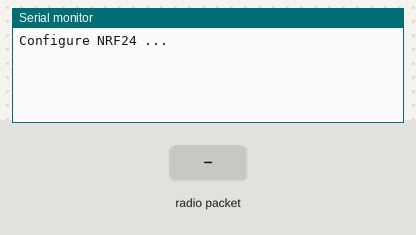
Bench run of a sketch on a simulated Arduino Uno, built with avr-gcc and run on an emulated ATmega328P. Parts: the last lines printed to the serial monitor. The test bench sets the inputs (shaded band). No radio packets arrive unless stated.

Above: at 1.2 s.
1.3 s: radio packet "1" arrives
At 2.1 s:
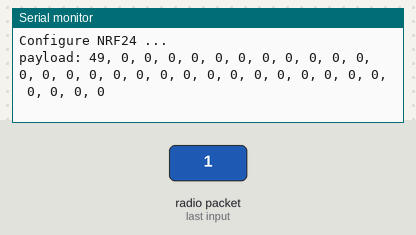
2.8 s: radio packet "0" arrives
At 3.3 s:
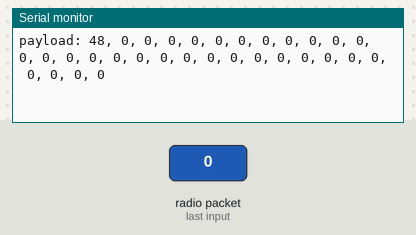
4.3 s: radio packet "2" arrives
At 5.6 s:
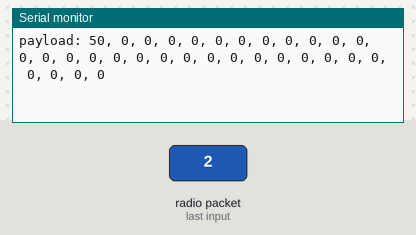

Measured:
- after the input at 1.3 s, the serial monitor: prints a new line at once (image 1)
- after the input at 2.8 s, the serial monitor: prints a new line at once (image 2)
- after the input at 4.3 s, the serial monitor: prints a new line at once (image 3)

The sketch:

rf24_receiver_with_uart.ino
```cpp
#include <JeeLib.h>
#include <printf.h>
#include <RF24.h>
#include<SoftwareSerial.h>

#define DEBUG_ENABLED 1

#define rxPin 7
#define txPin 8
SoftwareSerial SerialSoft(rxPin, txPin);

// Cretate NRF24L01 radio.
#define DATA_LEN  32
RF24 radio(14, 10);// CE pin, CSN pin
byte rf24_tx[6] = "RpiMe";    // Address used when transmitting data.
byte payload[DATA_LEN];             // Payload bytes. Used both for transmitting and receiving

byte syncChar = 0b10101010;

void setup() {

  #ifdef DEBUG_ENABLED
    Serial.begin(115200);
    printf_begin();
  #endif

  pinMode(rxPin, INPUT);
  pinMode(txPin, OUTPUT);
  SerialSoft.begin(9600);

  // Configure the NRF24 tranceiver.
  Serial.println("Configure NRF24 ...");
  radio.begin();
  radio.enableDynamicPayloads();
  radio.setAutoAck(true);
  radio.setPALevel(RF24_PA_MAX);
  radio.setRetries(5, 15);//Delay bewteen retries, 1..15.  Multiples of 250µs. Number of retries, 1..15.
  radio.setDataRate(RF24_250KBPS);// RF24_2MBPS, RF24_1MBPS, RF24_250KBPS
  radio.setChannel(100);// 0 ... 125
  radio.setCRCLength(RF24_CRC_16);// RF24_CRC_DISABLED, RF24_CRC_8, RF24_CRC_16 for 16-bit
  radio.setPayloadSize(32);// Max. 32 bytes.
  radio.openReadingPipe(0, rf24_tx);
  radio.startListening();

  #ifdef DEBUG_ENABLED
    // Show debug information for NRF24 tranceiver.
    radio.printDetails();
  #endif
}

void loop() {
  if (radio.available()) {
    radio.read(&payload, DATA_LEN);    //Reading the data
    int sum = DATA_LEN + 2;
    for(int i = 0; i < DATA_LEN; i++){
      sum += payload[i];
    }
    byte checkSum = sum & 0xFF;
    for(int i = 0; i < 4; i++){
      SerialSoft.write(syncChar);
    }
    SerialSoft.write(DATA_LEN + 2);
    SerialSoft.write(checkSum);
    SerialSoft.write(payload, DATA_LEN);

    #ifdef DEBUG_ENABLED
      Serial.print("payload: ");
      for(int i = 0; i < DATA_LEN; i++){
        if (i > 0)
          Serial.print(", ");
        Serial.print(payload[i]);
      }
      Serial.println("");
    #endif
  }
}
```
